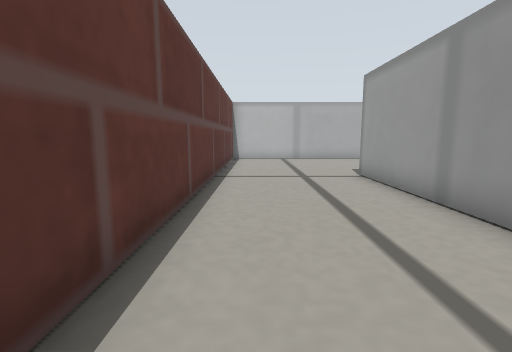
View 1 (above)

20 first-person views from a walk through a Gazebo world. The camera is 0.12 m above the floor, tilts 8° down and sees 85° across. The floor is counted in squares, 0.1 m on a side. Each view is taken from the middle of a square. On the plan, view 1 faces up. The plan holds only what a view shows up to about 12 squares ahead; the rest is blank. Simple patterns stand in for the simulator's built-in surfaces.

View 2
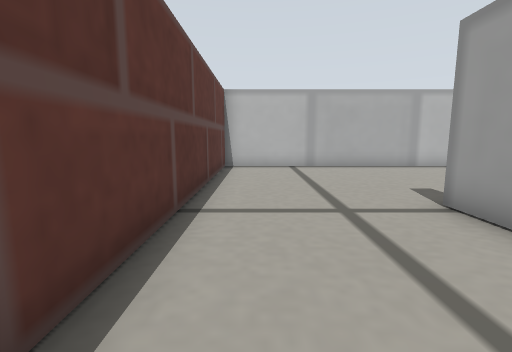

View 3
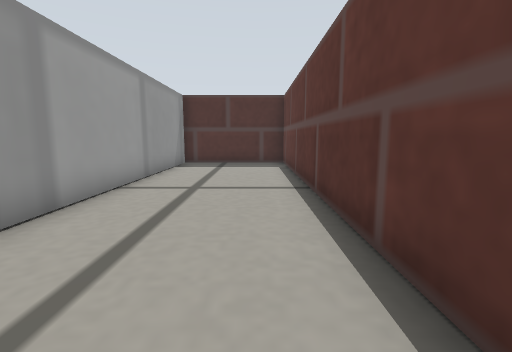

View 4
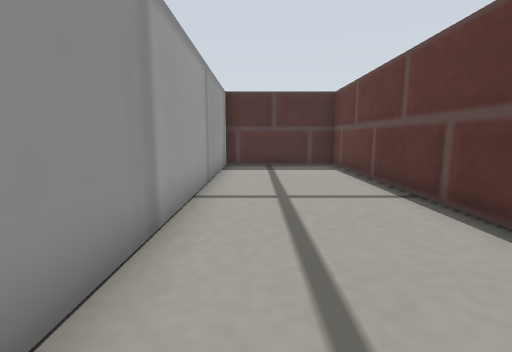

View 5
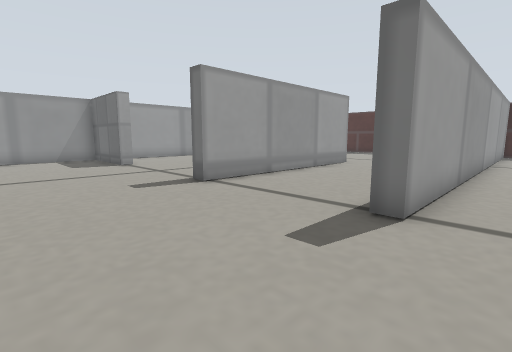

View 6
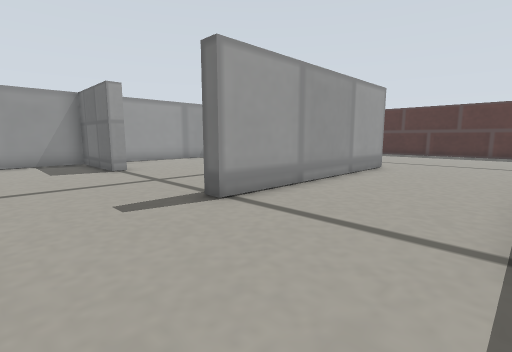

View 7
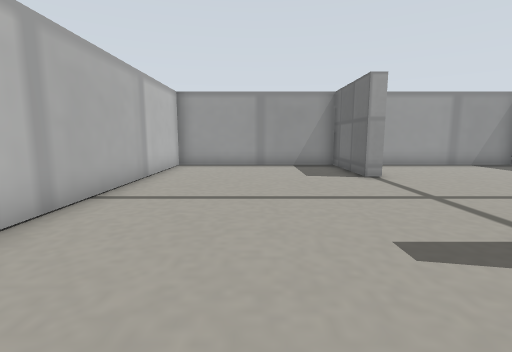

View 8
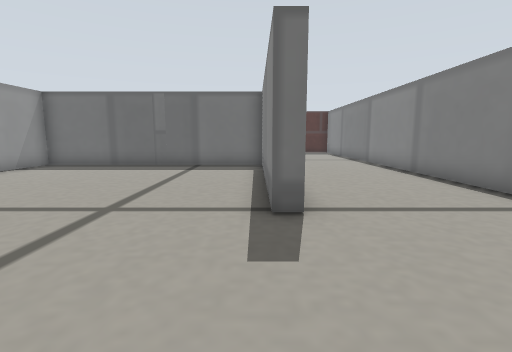

View 9
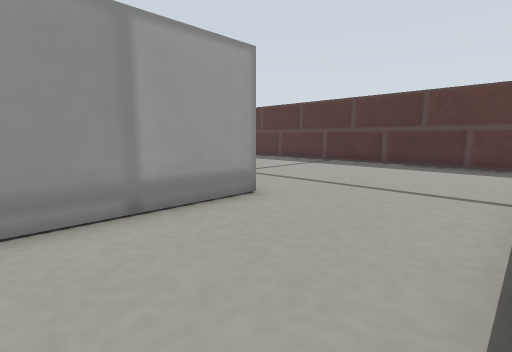

View 10
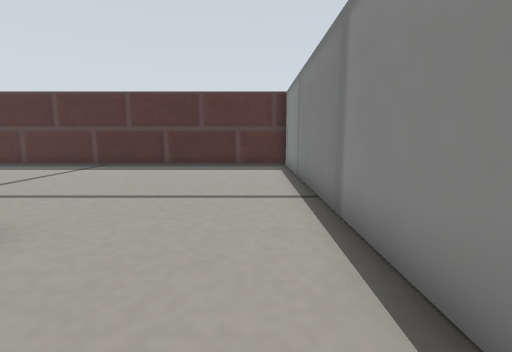

View 11
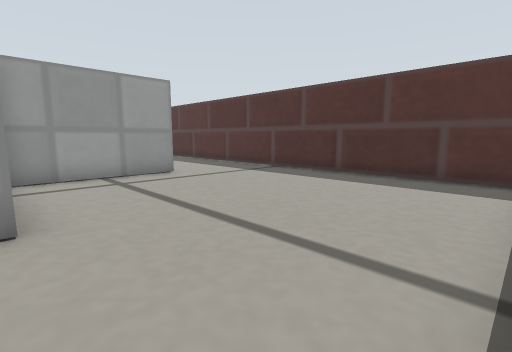

View 12
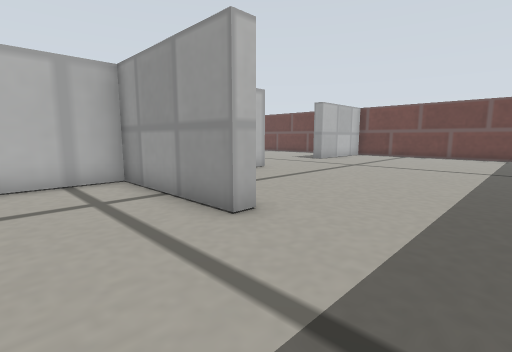

View 13
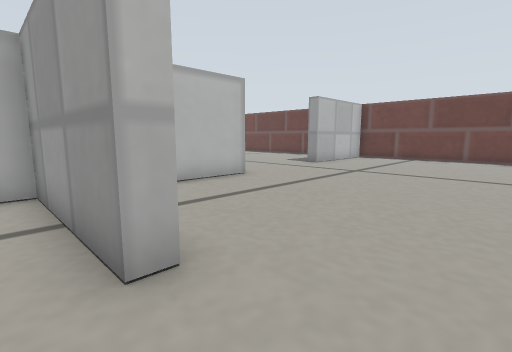

View 14
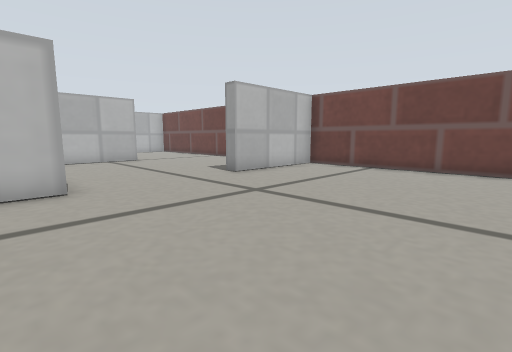

View 15
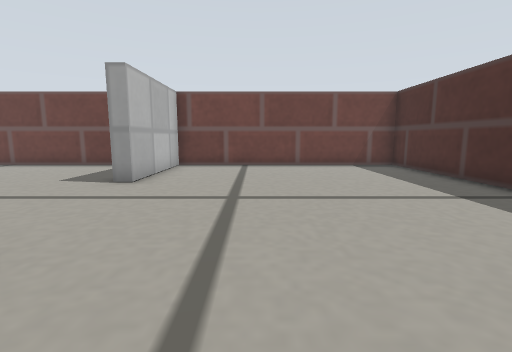

View 16
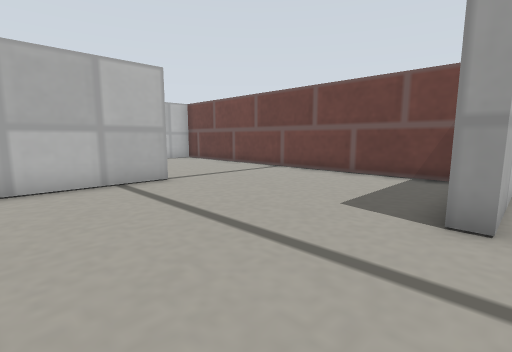

View 17
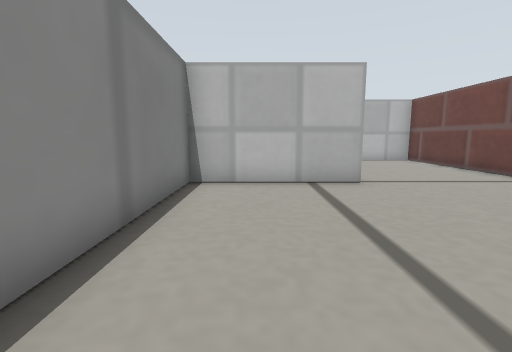

View 18
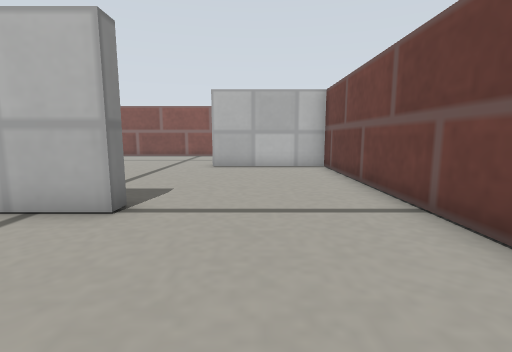

View 19
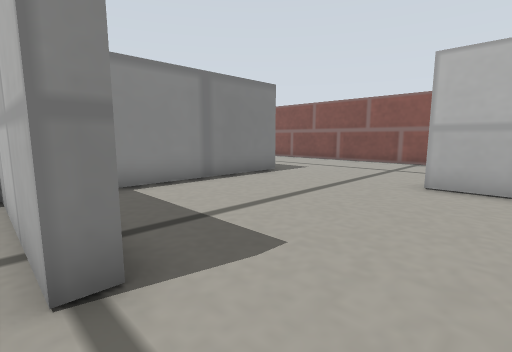

View 20
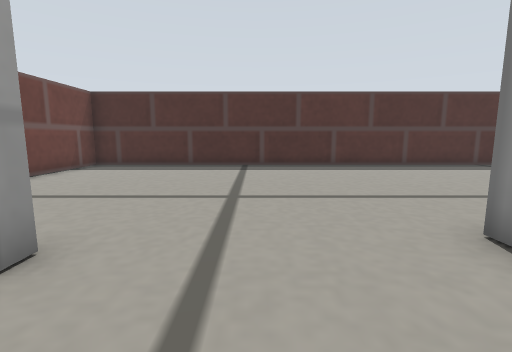

### Floor plan
Points are (right, up) in squares from view 1. A wall is a line through its corners. A room is listed if a view was taken in it or the views show most of it. See-through windows are left out.
Room 1 (views 1, 2, 3, 4, 5)
walls: (2.6, 15.2) (-1.2, 15.2) (-1.2, -7.8) (3.2, -7.8) (3.2, 8.7)
ways out: opening at (3, 12) to room 2
Room 2 (views 6, 7, 9, 10, 11, 12, 13)
walls: (8.2, 0.6) (8.2, 8.7); (3.7, 7.4) (3.7, -7.8) (12.4, -7.8); (3.2, 8.7) (3.7, 8.7); (12.7, -3.8) (12.7, 0.7) (10.2, 0.7); (7.8, 15.2) (2.6, 15.2)
ways out: opening at (3, 12) to room 1; opening at (8, 12) to room 3; opening at (13, -5.5) to room 4
Room 3 (view 8)
walls: (14.2, 8.1) (14.2, 8.7) (17.7, 8.7) (17.7, 15.2) (9.4, 15.2); (8.2, 8.7) (8.7, 8.7) (8.7, 1.3) (17.7, 1.3) (17.7, 6.8)
ways out: opening at (8, 12) to room 2
Room 4 (views 14, 15, 16, 17)
walls: (18.4, 0.7) (15.7, 0.7); (13.4, -3.8) (12.7, -3.8); (12.4, -7.8) (27.8, -7.8) (27.8, 1.2) (23.3, 1.2)
ways out: opening at (13, -5.5) to room 2; opening at (21, 2) to room 5
Room 5 (views 18, 19, 20)
walls: (22.8, 8.2) (18.3, 8.2) (18.3, 2.8); (23.3, 1.2) (23.3, 1.8); (27.8, 2.5) (27.8, 8.5)
ways out: opening at (21, 2) to room 4; opening at (25, 9) to room 6
Room 6 (no view inside)
walls: (22.8, 8.9) (22.8, 8.2); (27.8, 8.5) (27.8, 15.2) (23.3, 15.2); (18.3, 15.9) (18.3, 10.3)
ways out: opening at (25, 9) to room 5; opening at (21, 16)

Positions as (right, up) in squares from view 1, and headings:
1: (0, 0), facing up
2: (0, 4), facing up
3: (0, 5), facing down
4: (2, 4), facing down
5: (2, 13), facing down-right
6: (4, 12), facing down-right
7: (6, 12), facing right
8: (9, 13), facing down
9: (4, 5), facing down-right
10: (5, 4), facing down
11: (4, 1), facing down-right
12: (10, -7), facing up-right
13: (12, -6), facing up-right
14: (17, -6), facing up-right
15: (16, -2), facing right
16: (19, 1), facing up-right
17: (20, 1), facing up
18: (25, 4), facing up
19: (25, 8), facing up-left
20: (21, 4), facing down
